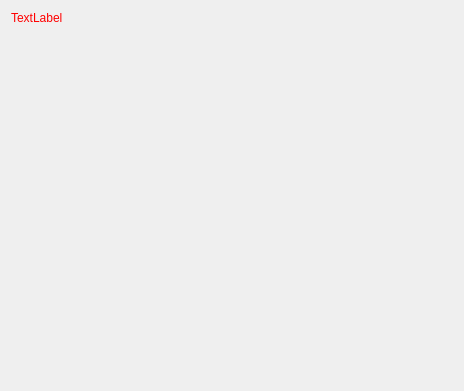
<?xml version="1.0" encoding="UTF-8"?>
<ui version="4.0">
 <class>MainMenuWdt</class>
 <widget class="QWidget" name="MainMenuWdt">
  <property name="geometry">
   <rect>
    <x>0</x>
    <y>0</y>
    <width>464</width>
    <height>391</height>
   </rect>
  </property>
  <property name="minimumSize">
   <size>
    <width>0</width>
    <height>0</height>
   </size>
  </property>
  <property name="windowTitle">
   <string>Form</string>
  </property>
  <layout class="QVBoxLayout" name="verticalLayout">
   <property name="spacing">
    <number>15</number>
   </property>
   <property name="sizeConstraint">
    <enum>QLayout::SetDefaultConstraint</enum>
   </property>
   <item>
    <widget class="QLabel" name="logo">
     <property name="sizePolicy">
      <sizepolicy hsizetype="Fixed" vsizetype="Fixed">
       <horstretch>0</horstretch>
       <verstretch>0</verstretch>
      </sizepolicy>
     </property>
     <property name="text">
      <string>&lt;html&gt;&lt;head/&gt;&lt;body&gt;&lt;p&gt;&lt;span style=&quot; color:#ff0000;&quot;&gt;TextLabel&lt;/span&gt;&lt;/p&gt;&lt;/body&gt;&lt;/html&gt;</string>
     </property>
    </widget>
   </item>
   <item>
    <spacer name="verticalSpacer">
     <property name="orientation">
      <enum>Qt::Vertical</enum>
     </property>
     <property name="sizeHint" stdset="0">
      <size>
       <width>20</width>
       <height>40</height>
      </size>
     </property>
    </spacer>
   </item>
  </layout>
 </widget>
 <resources/>
 <connections/>
</ui>
